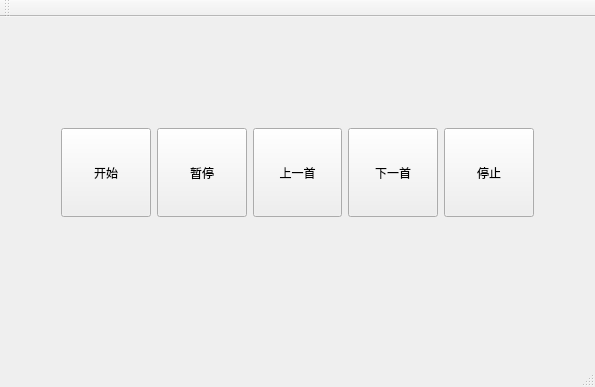
<?xml version="1.0" encoding="UTF-8"?>
<ui version="4.0">
 <class>Musicplayer_MainWindow</class>
 <widget class="QMainWindow" name="Musicplayer_MainWindow">
  <property name="geometry">
   <rect>
    <x>0</x>
    <y>0</y>
    <width>595</width>
    <height>387</height>
   </rect>
  </property>
  <property name="windowTitle">
   <string>Musicplayer_MainWindow</string>
  </property>
  <widget class="QWidget" name="centralWidget">
   <widget class="QWidget" name="horizontalLayoutWidget">
    <property name="geometry">
     <rect>
      <x>50</x>
      <y>100</y>
      <width>495</width>
      <height>111</height>
     </rect>
    </property>
    <layout class="QHBoxLayout" name="horizontalLayout">
     <item>
      <widget class="QPushButton" name="begin_pushButton">
       <property name="sizePolicy">
        <sizepolicy hsizetype="Minimum" vsizetype="Preferred">
         <horstretch>0</horstretch>
         <verstretch>0</verstretch>
        </sizepolicy>
       </property>
       <property name="text">
        <string>开始</string>
       </property>
      </widget>
     </item>
     <item>
      <widget class="QPushButton" name="stop_conti_pushButton">
       <property name="sizePolicy">
        <sizepolicy hsizetype="Preferred" vsizetype="Preferred">
         <horstretch>0</horstretch>
         <verstretch>0</verstretch>
        </sizepolicy>
       </property>
       <property name="text">
        <string>暂停</string>
       </property>
      </widget>
     </item>
     <item>
      <widget class="QPushButton" name="return_pushButton_2">
       <property name="sizePolicy">
        <sizepolicy hsizetype="Minimum" vsizetype="Preferred">
         <horstretch>0</horstretch>
         <verstretch>0</verstretch>
        </sizepolicy>
       </property>
       <property name="text">
        <string>上一首</string>
       </property>
      </widget>
     </item>
     <item>
      <widget class="QPushButton" name="next_pushButton_4">
       <property name="sizePolicy">
        <sizepolicy hsizetype="Minimum" vsizetype="Preferred">
         <horstretch>0</horstretch>
         <verstretch>0</verstretch>
        </sizepolicy>
       </property>
       <property name="text">
        <string>下一首</string>
       </property>
      </widget>
     </item>
     <item>
      <widget class="QPushButton" name="close_pushButton_5">
       <property name="sizePolicy">
        <sizepolicy hsizetype="Minimum" vsizetype="Preferred">
         <horstretch>0</horstretch>
         <verstretch>0</verstretch>
        </sizepolicy>
       </property>
       <property name="text">
        <string>停止</string>
       </property>
      </widget>
     </item>
    </layout>
   </widget>
  </widget>
  <widget class="QMenuBar" name="menuBar">
   <property name="geometry">
    <rect>
     <x>0</x>
     <y>0</y>
     <width>595</width>
     <height>26</height>
    </rect>
   </property>
  </widget>
  <widget class="QToolBar" name="mainToolBar">
   <attribute name="toolBarArea">
    <enum>TopToolBarArea</enum>
   </attribute>
   <attribute name="toolBarBreak">
    <bool>false</bool>
   </attribute>
  </widget>
  <widget class="QStatusBar" name="statusBar"/>
 </widget>
 <layoutdefault spacing="6" margin="11"/>
 <resources/>
 <connections/>
</ui>
